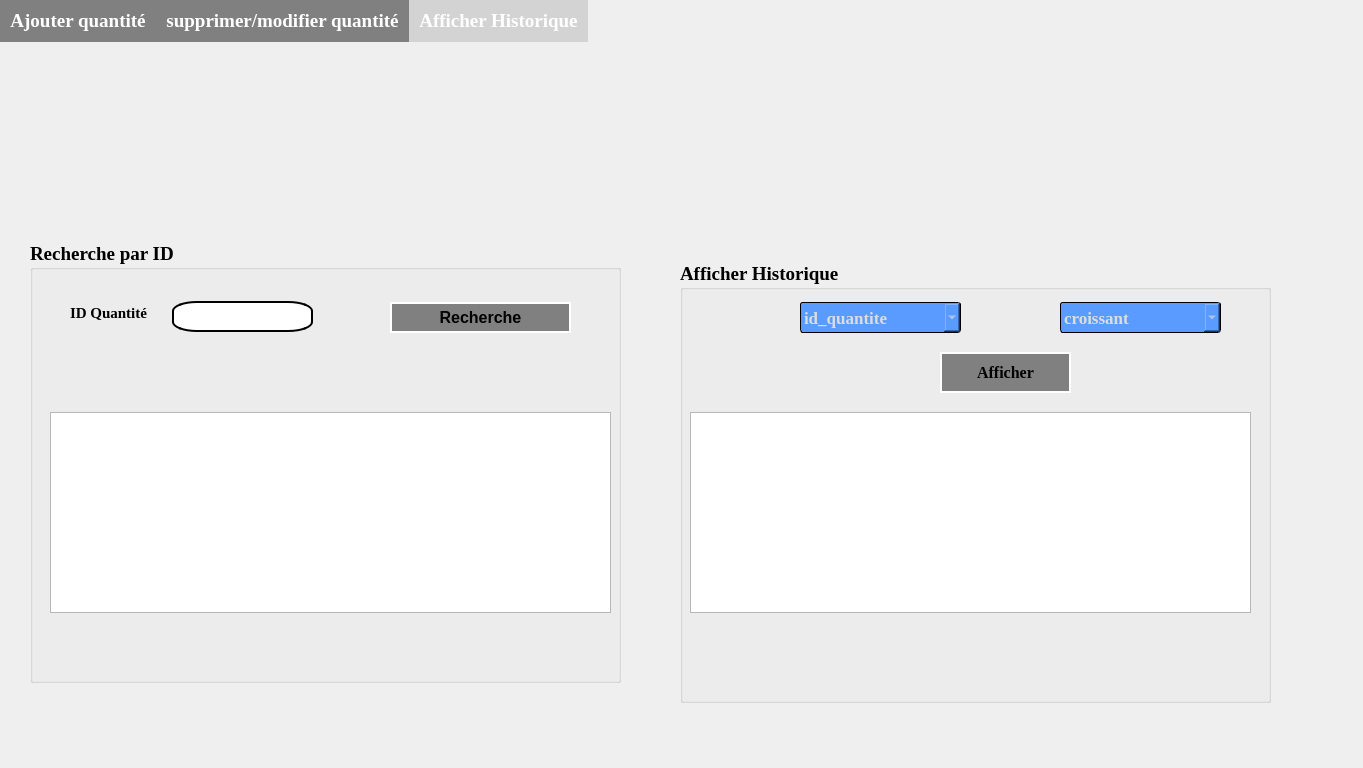
<?xml version="1.0" encoding="UTF-8"?>
<ui version="4.0">
 <class>Dialogdecharge</class>
 <widget class="QDialog" name="Dialogdecharge">
  <property name="geometry">
   <rect>
    <x>0</x>
    <y>0</y>
    <width>1363</width>
    <height>768</height>
   </rect>
  </property>
  <property name="windowTitle">
   <string>Dialog</string>
  </property>
  <widget class="QTabWidget" name="tabWidget">
   <property name="geometry">
    <rect>
     <x>0</x>
     <y>0</y>
     <width>1366</width>
     <height>791</height>
    </rect>
   </property>
   <property name="font">
    <font>
     <family>Times New Roman</family>
     <pointsize>14</pointsize>
     <weight>75</weight>
     <bold>true</bold>
    </font>
   </property>
   <property name="styleSheet">
    <string notr="true">QTabWidget::tab-bar {
   border: 1px solid gray;
}
QTabBar::tab {
  background: gray;
  color: white;
  padding: 10px;
 }

 QTabBar::tab:selected {
  background: lightgray;
 }
QTabWidget::pane { 
   border: none;
}</string>
   </property>
   <property name="currentIndex">
    <number>2</number>
   </property>
   <widget class="QWidget" name="ajout">
    <attribute name="title">
     <string>Ajouter quantité</string>
    </attribute>
    <widget class="QGroupBox" name="groupBox_Ajout">
     <property name="geometry">
      <rect>
       <x>410</x>
       <y>230</y>
       <width>591</width>
       <height>441</height>
      </rect>
     </property>
     <property name="font">
      <font>
       <family>Times New Roman</family>
       <pointsize>13</pointsize>
       <weight>75</weight>
       <bold>true</bold>
      </font>
     </property>
     <property name="title">
      <string>Ajouter Nouvelle Quantité </string>
     </property>
     <widget class="QLabel" name="label_poids">
      <property name="geometry">
       <rect>
        <x>80</x>
        <y>60</y>
        <width>91</width>
        <height>20</height>
       </rect>
      </property>
      <property name="font">
       <font>
        <family>Times New Roman</family>
        <pointsize>12</pointsize>
        <weight>75</weight>
        <bold>true</bold>
       </font>
      </property>
      <property name="text">
       <string>Poids :</string>
      </property>
     </widget>
     <widget class="QLineEdit" name="lineEdit_poids">
      <property name="geometry">
       <rect>
        <x>290</x>
        <y>50</y>
        <width>251</width>
        <height>41</height>
       </rect>
      </property>
      <property name="styleSheet">
       <string notr="true">border:2px solid;
border-color: rgb(0,0,0);
border-radius: 25% 10%;</string>
      </property>
      <property name="placeholderText">
       <string>Exp 33</string>
      </property>
     </widget>
     <widget class="QLineEdit" name="lineEdit_proven">
      <property name="geometry">
       <rect>
        <x>290</x>
        <y>140</y>
        <width>251</width>
        <height>41</height>
       </rect>
      </property>
      <property name="styleSheet">
       <string notr="true">border:2px solid;
border-color: rgb(0,0,0);
border-radius: 25% 10%;</string>
      </property>
      <property name="placeholderText">
       <string>Exp : 21,rue azou</string>
      </property>
     </widget>
     <widget class="QLabel" name="label_proven">
      <property name="geometry">
       <rect>
        <x>80</x>
        <y>150</y>
        <width>101</width>
        <height>16</height>
       </rect>
      </property>
      <property name="font">
       <font>
        <family>Times New Roman</family>
        <pointsize>12</pointsize>
        <weight>75</weight>
        <bold>true</bold>
       </font>
      </property>
      <property name="text">
       <string>Provenance:</string>
      </property>
     </widget>
     <widget class="QLabel" name="label_Type">
      <property name="geometry">
       <rect>
        <x>80</x>
        <y>250</y>
        <width>91</width>
        <height>21</height>
       </rect>
      </property>
      <property name="font">
       <font>
        <family>Times New Roman</family>
        <pointsize>12</pointsize>
        <weight>75</weight>
        <bold>true</bold>
       </font>
      </property>
      <property name="text">
       <string>Type :</string>
      </property>
     </widget>
     <widget class="QPushButton" name="pushButtonAnnulerDech">
      <property name="geometry">
       <rect>
        <x>20</x>
        <y>360</y>
        <width>261</width>
        <height>51</height>
       </rect>
      </property>
      <property name="font">
       <font>
        <family>Times New Roman</family>
        <pointsize>13</pointsize>
        <weight>75</weight>
        <bold>true</bold>
       </font>
      </property>
      <property name="styleSheet">
       <string notr="true">background-color: grey;
</string>
      </property>
      <property name="text">
       <string>ANNULER</string>
      </property>
     </widget>
     <widget class="QPushButton" name="pushButtonEnregDech">
      <property name="geometry">
       <rect>
        <x>310</x>
        <y>360</y>
        <width>261</width>
        <height>51</height>
       </rect>
      </property>
      <property name="font">
       <font>
        <family>Times New Roman</family>
        <pointsize>13</pointsize>
        <weight>75</weight>
        <bold>true</bold>
       </font>
      </property>
      <property name="styleSheet">
       <string notr="true">background-color: grey;
</string>
      </property>
      <property name="text">
       <string>ENREGISTRER</string>
      </property>
     </widget>
     <widget class="QComboBox" name="comboBox_type">
      <property name="geometry">
       <rect>
        <x>300</x>
        <y>250</y>
        <width>241</width>
        <height>31</height>
       </rect>
      </property>
      <property name="font">
       <font>
        <pointsize>13</pointsize>
        <weight>75</weight>
        <bold>true</bold>
       </font>
      </property>
      <property name="styleSheet">
       <string notr="true">border: 1px solid;
border-color:rgb(0, 0, 0);
    border-radius: 3px;
    padding: 1px 18px 1px 3px;
    min-width: 6em;
    color: rgb(220, 220, 220);
    background-color:rgb(89, 155, 255);
    margin: 0 0 0 0;</string>
      </property>
      <item>
       <property name="text">
        <string>Veuiller choisir</string>
       </property>
      </item>
      <item>
       <property name="text">
        <string>Organique</string>
       </property>
      </item>
      <item>
       <property name="text">
        <string>Sanitaire</string>
       </property>
      </item>
      <item>
       <property name="text">
        <string>Plastique</string>
       </property>
      </item>
      <item>
       <property name="text">
        <string>Metal</string>
       </property>
      </item>
     </widget>
    </widget>
    <widget class="QLabel" name="label_dechajout">
     <property name="geometry">
      <rect>
       <x>0</x>
       <y>0</y>
       <width>1366</width>
       <height>768</height>
      </rect>
     </property>
     <property name="text">
      <string/>
     </property>
    </widget>
    <zorder>label_dechajout</zorder>
    <zorder>groupBox_Ajout</zorder>
   </widget>
   <widget class="QWidget" name="tab_2">
    <attribute name="title">
     <string>supprimer/modifier quantité</string>
    </attribute>
    <widget class="QGroupBox" name="groupBox">
     <property name="geometry">
      <rect>
       <x>270</x>
       <y>210</y>
       <width>831</width>
       <height>351</height>
      </rect>
     </property>
     <property name="font">
      <font>
       <family>Times New Roman</family>
       <pointsize>13</pointsize>
       <weight>75</weight>
       <bold>true</bold>
      </font>
     </property>
     <property name="title">
      <string>SUPPRIMER/MODIFIER QUANTITE</string>
     </property>
     <widget class="QLabel" name="label_ID">
      <property name="geometry">
       <rect>
        <x>70</x>
        <y>70</y>
        <width>101</width>
        <height>16</height>
       </rect>
      </property>
      <property name="font">
       <font>
        <family>Times New Roman</family>
        <pointsize>11</pointsize>
        <weight>75</weight>
        <bold>true</bold>
       </font>
      </property>
      <property name="text">
       <string>ID quantité</string>
      </property>
     </widget>
     <widget class="QLineEdit" name="lineEditId">
      <property name="geometry">
       <rect>
        <x>200</x>
        <y>60</y>
        <width>161</width>
        <height>31</height>
       </rect>
      </property>
      <property name="styleSheet">
       <string notr="true">border:2px solid color rgb(170, 85, 127);
border-radius: 25% 10%;</string>
      </property>
      <property name="placeholderText">
       <string>EXP:3</string>
      </property>
     </widget>
     <widget class="QRadioButton" name="radioButtonSupprimer">
      <property name="geometry">
       <rect>
        <x>550</x>
        <y>50</y>
        <width>111</width>
        <height>41</height>
       </rect>
      </property>
      <property name="font">
       <font>
        <family>Times New Roman</family>
        <pointsize>11</pointsize>
        <weight>75</weight>
        <bold>true</bold>
       </font>
      </property>
      <property name="text">
       <string>Supprimer</string>
      </property>
     </widget>
     <widget class="QRadioButton" name="radioButtonModifer">
      <property name="geometry">
       <rect>
        <x>420</x>
        <y>50</y>
        <width>91</width>
        <height>41</height>
       </rect>
      </property>
      <property name="font">
       <font>
        <family>Times New Roman</family>
        <pointsize>11</pointsize>
        <weight>75</weight>
        <bold>true</bold>
       </font>
      </property>
      <property name="text">
       <string>Modifier</string>
      </property>
     </widget>
     <widget class="QPushButton" name="pushButtonValider">
      <property name="geometry">
       <rect>
        <x>700</x>
        <y>50</y>
        <width>101</width>
        <height>41</height>
       </rect>
      </property>
      <property name="font">
       <font>
        <family>Times New Roman</family>
        <pointsize>13</pointsize>
        <weight>75</weight>
        <bold>true</bold>
       </font>
      </property>
      <property name="styleSheet">
       <string notr="true">background-color: grey;
</string>
      </property>
      <property name="text">
       <string>Valider</string>
      </property>
     </widget>
     <widget class="QPushButton" name="pushButtonsupmoddech">
      <property name="geometry">
       <rect>
        <x>280</x>
        <y>260</y>
        <width>311</width>
        <height>51</height>
       </rect>
      </property>
      <property name="font">
       <font>
        <pointsize>13</pointsize>
        <weight>75</weight>
        <bold>true</bold>
       </font>
      </property>
      <property name="styleSheet">
       <string notr="true">background-color: grey;
</string>
      </property>
      <property name="text">
       <string>SUPPRIMER/MODIFIER</string>
      </property>
     </widget>
     <widget class="QLabel" name="label_poidssupmod">
      <property name="geometry">
       <rect>
        <x>70</x>
        <y>140</y>
        <width>91</width>
        <height>16</height>
       </rect>
      </property>
      <property name="font">
       <font>
        <family>Times New Roman</family>
        <pointsize>11</pointsize>
        <weight>75</weight>
        <bold>true</bold>
       </font>
      </property>
      <property name="text">
       <string>Poids</string>
      </property>
     </widget>
     <widget class="QLineEdit" name="lineEditPoidssupmod">
      <property name="geometry">
       <rect>
        <x>200</x>
        <y>130</y>
        <width>161</width>
        <height>31</height>
       </rect>
      </property>
      <property name="styleSheet">
       <string notr="true">border:2px solid color rgb(170, 85, 127);
border-radius: 25% 10%;</string>
      </property>
      <property name="placeholderText">
       <string>number:25</string>
      </property>
     </widget>
     <widget class="QLineEdit" name="lineEdit_Provenancesupmod">
      <property name="geometry">
       <rect>
        <x>560</x>
        <y>130</y>
        <width>201</width>
        <height>31</height>
       </rect>
      </property>
      <property name="styleSheet">
       <string notr="true">border:2px solid color rgb(170, 85, 127);
border-radius: 25% 10%;</string>
      </property>
      <property name="placeholderText">
       <string>Entrer une adresse</string>
      </property>
     </widget>
     <widget class="QLabel" name="label_provsupmod">
      <property name="geometry">
       <rect>
        <x>430</x>
        <y>130</y>
        <width>101</width>
        <height>31</height>
       </rect>
      </property>
      <property name="font">
       <font>
        <family>Times New Roman</family>
        <pointsize>11</pointsize>
        <weight>75</weight>
        <bold>true</bold>
       </font>
      </property>
      <property name="text">
       <string>Provenance</string>
      </property>
     </widget>
     <widget class="QLabel" name="label_typesupmod">
      <property name="geometry">
       <rect>
        <x>70</x>
        <y>200</y>
        <width>61</width>
        <height>21</height>
       </rect>
      </property>
      <property name="font">
       <font>
        <family>Times New Roman</family>
        <pointsize>11</pointsize>
        <weight>75</weight>
        <bold>true</bold>
       </font>
      </property>
      <property name="text">
       <string>Type</string>
      </property>
     </widget>
     <widget class="QComboBox" name="comboBox_typesupmod">
      <property name="geometry">
       <rect>
        <x>200</x>
        <y>200</y>
        <width>161</width>
        <height>31</height>
       </rect>
      </property>
      <property name="font">
       <font>
        <pointsize>13</pointsize>
        <weight>75</weight>
        <bold>true</bold>
       </font>
      </property>
      <property name="styleSheet">
       <string notr="true">border: 1px solid;
border-color:rgb(0, 0, 0);
    border-radius: 3px;
    padding: 1px 18px 1px 3px;
    min-width: 6em;
    color: rgb(220, 220, 220);
    background-color:rgb(89, 155, 255);
    margin: 0 0 0 0;</string>
      </property>
      <item>
       <property name="text">
        <string>Organique</string>
       </property>
      </item>
      <item>
       <property name="text">
        <string>Sanitaire</string>
       </property>
      </item>
      <item>
       <property name="text">
        <string>Plastique</string>
       </property>
      </item>
      <item>
       <property name="text">
        <string>Metal</string>
       </property>
      </item>
     </widget>
    </widget>
    <widget class="QLabel" name="label_BackSupDech">
     <property name="geometry">
      <rect>
       <x>0</x>
       <y>0</y>
       <width>1366</width>
       <height>768</height>
      </rect>
     </property>
     <property name="text">
      <string/>
     </property>
    </widget>
    <zorder>label_BackSupDech</zorder>
    <zorder>groupBox</zorder>
   </widget>
   <widget class="QWidget" name="tab">
    <attribute name="title">
     <string>Afficher Historique</string>
    </attribute>
    <widget class="QLabel" name="label_backhistdech">
     <property name="geometry">
      <rect>
       <x>0</x>
       <y>0</y>
       <width>1366</width>
       <height>768</height>
      </rect>
     </property>
     <property name="text">
      <string/>
     </property>
    </widget>
    <widget class="QGroupBox" name="groupBox_2">
     <property name="geometry">
      <rect>
       <x>30</x>
       <y>200</y>
       <width>591</width>
       <height>441</height>
      </rect>
     </property>
     <property name="font">
      <font>
       <family>Times New Roman</family>
       <pointsize>14</pointsize>
       <weight>75</weight>
       <bold>true</bold>
      </font>
     </property>
     <property name="title">
      <string>Recherche par ID</string>
     </property>
     <widget class="QLabel" name="label">
      <property name="geometry">
       <rect>
        <x>40</x>
        <y>60</y>
        <width>91</width>
        <height>21</height>
       </rect>
      </property>
      <property name="font">
       <font>
        <family>Times New Roman</family>
        <pointsize>11</pointsize>
        <weight>75</weight>
        <bold>true</bold>
       </font>
      </property>
      <property name="text">
       <string>ID Quantité</string>
      </property>
     </widget>
     <widget class="QLineEdit" name="lineEdit_Rechquantite">
      <property name="geometry">
       <rect>
        <x>142</x>
        <y>59</y>
        <width>141</width>
        <height>31</height>
       </rect>
      </property>
      <property name="styleSheet">
       <string notr="true">border:2px solid color rgb(170, 85, 127);
border-radius: 25% 10%;</string>
      </property>
      <property name="maxLength">
       <number>3</number>
      </property>
     </widget>
     <widget class="QPushButton" name="pushButtonrechdech">
      <property name="geometry">
       <rect>
        <x>360</x>
        <y>60</y>
        <width>181</width>
        <height>31</height>
       </rect>
      </property>
      <property name="font">
       <font>
        <pointsize>12</pointsize>
        <weight>75</weight>
        <bold>true</bold>
       </font>
      </property>
      <property name="styleSheet">
       <string notr="true">border:2px solid;
border-color:rgb(255, 255, 255);
background-color: grey;
</string>
      </property>
      <property name="text">
       <string>Recherche</string>
      </property>
     </widget>
    </widget>
    <widget class="QTableView" name="tableViewRech">
     <property name="geometry">
      <rect>
       <x>50</x>
       <y>370</y>
       <width>561</width>
       <height>201</height>
      </rect>
     </property>
    </widget>
    <widget class="QTableView" name="tableViewAfficher">
     <property name="geometry">
      <rect>
       <x>690</x>
       <y>370</y>
       <width>561</width>
       <height>201</height>
      </rect>
     </property>
    </widget>
    <widget class="QPushButton" name="pushButtonAfficherDech">
     <property name="geometry">
      <rect>
       <x>940</x>
       <y>310</y>
       <width>131</width>
       <height>41</height>
      </rect>
     </property>
     <property name="font">
      <font>
       <family>Times New Roman</family>
       <pointsize>12</pointsize>
       <weight>75</weight>
       <bold>true</bold>
      </font>
     </property>
     <property name="styleSheet">
      <string notr="true">border:2px solid;
border-color:rgb(255, 255, 255);
background-color: grey;
</string>
     </property>
     <property name="text">
      <string>Afficher</string>
     </property>
    </widget>
    <widget class="QComboBox" name="comboBox_tripar">
     <property name="geometry">
      <rect>
       <x>800</x>
       <y>260</y>
       <width>161</width>
       <height>31</height>
      </rect>
     </property>
     <property name="font">
      <font>
       <family>Times New Roman</family>
       <pointsize>13</pointsize>
       <weight>75</weight>
       <bold>true</bold>
      </font>
     </property>
     <property name="styleSheet">
      <string notr="true">border: 1px solid;
border-color:rgb(0, 0, 0);
    border-radius: 3px;
    padding: 1px 18px 1px 3px;
    min-width: 6em;
    color: rgb(220, 220, 220);
    background-color:rgb(89, 155, 255);
    margin: 0 0 0 0;</string>
     </property>
     <item>
      <property name="text">
       <string>id_quantite</string>
      </property>
     </item>
     <item>
      <property name="text">
       <string>poids</string>
      </property>
     </item>
    </widget>
    <widget class="QComboBox" name="comboBox_typetri">
     <property name="geometry">
      <rect>
       <x>1060</x>
       <y>260</y>
       <width>161</width>
       <height>31</height>
      </rect>
     </property>
     <property name="font">
      <font>
       <family>Times New Roman</family>
       <pointsize>13</pointsize>
       <weight>75</weight>
       <bold>true</bold>
      </font>
     </property>
     <property name="styleSheet">
      <string notr="true">border: 1px solid;
border-color:rgb(0, 0, 0);
    border-radius: 3px;
    padding: 1px 18px 1px 3px;
    min-width: 6em;
    color: rgb(220, 220, 220);
    background-color:rgb(89, 155, 255);
    margin: 0 0 0 0;</string>
     </property>
     <item>
      <property name="text">
       <string>croissant</string>
      </property>
     </item>
     <item>
      <property name="text">
       <string>decroissant</string>
      </property>
     </item>
    </widget>
    <widget class="QGroupBox" name="groupBox_3">
     <property name="geometry">
      <rect>
       <x>680</x>
       <y>220</y>
       <width>591</width>
       <height>441</height>
      </rect>
     </property>
     <property name="font">
      <font>
       <family>Times New Roman</family>
       <pointsize>14</pointsize>
       <weight>75</weight>
       <bold>true</bold>
      </font>
     </property>
     <property name="title">
      <string>Afficher Historique</string>
     </property>
    </widget>
    <zorder>label_backhistdech</zorder>
    <zorder>groupBox_3</zorder>
    <zorder>pushButtonAfficherDech</zorder>
    <zorder>comboBox_typetri</zorder>
    <zorder>comboBox_tripar</zorder>
    <zorder>tableViewAfficher</zorder>
    <zorder>groupBox_2</zorder>
    <zorder>tableViewRech</zorder>
   </widget>
  </widget>
 </widget>
 <resources/>
 <connections/>
</ui>
